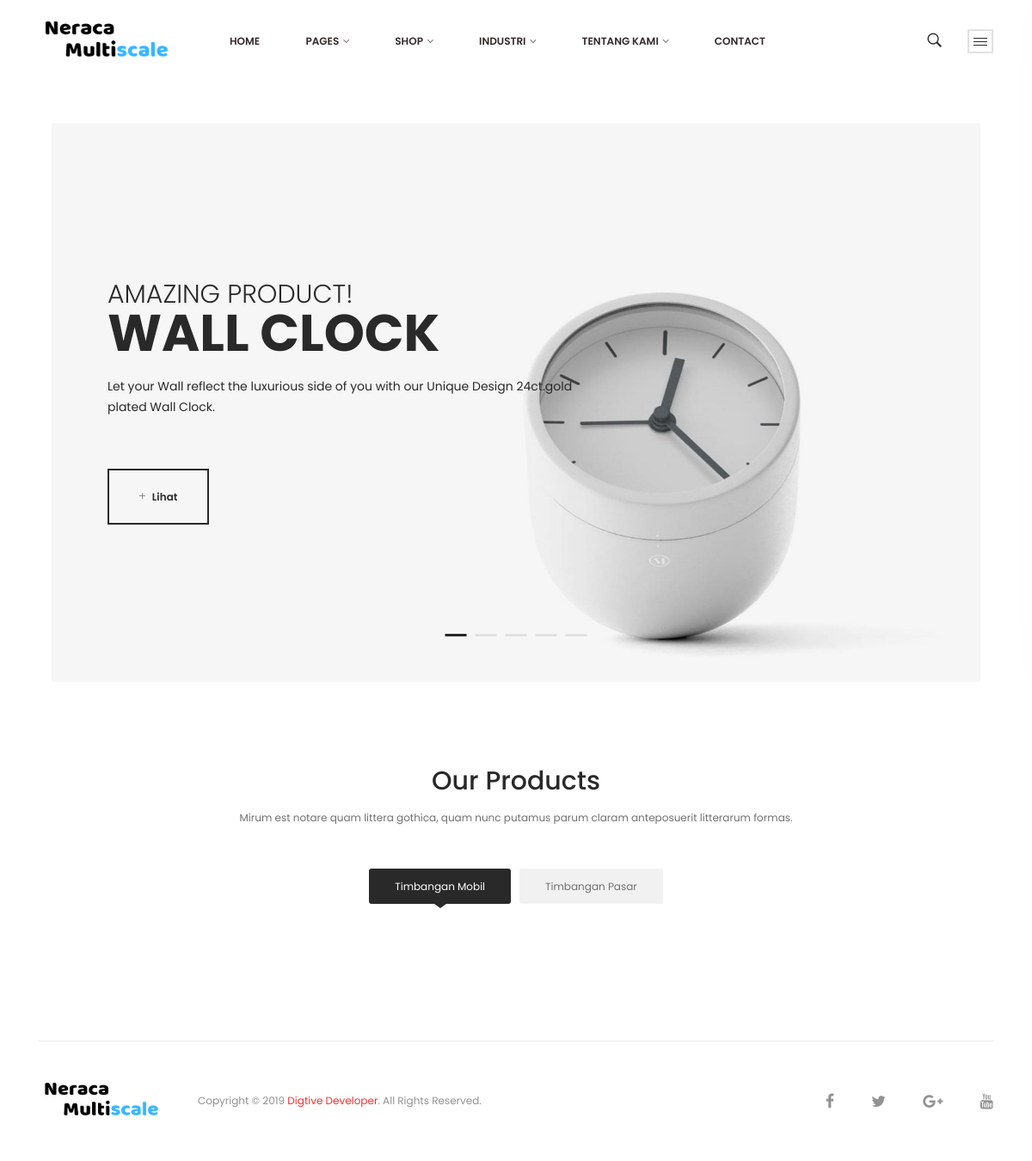
Before: / with the older database file.
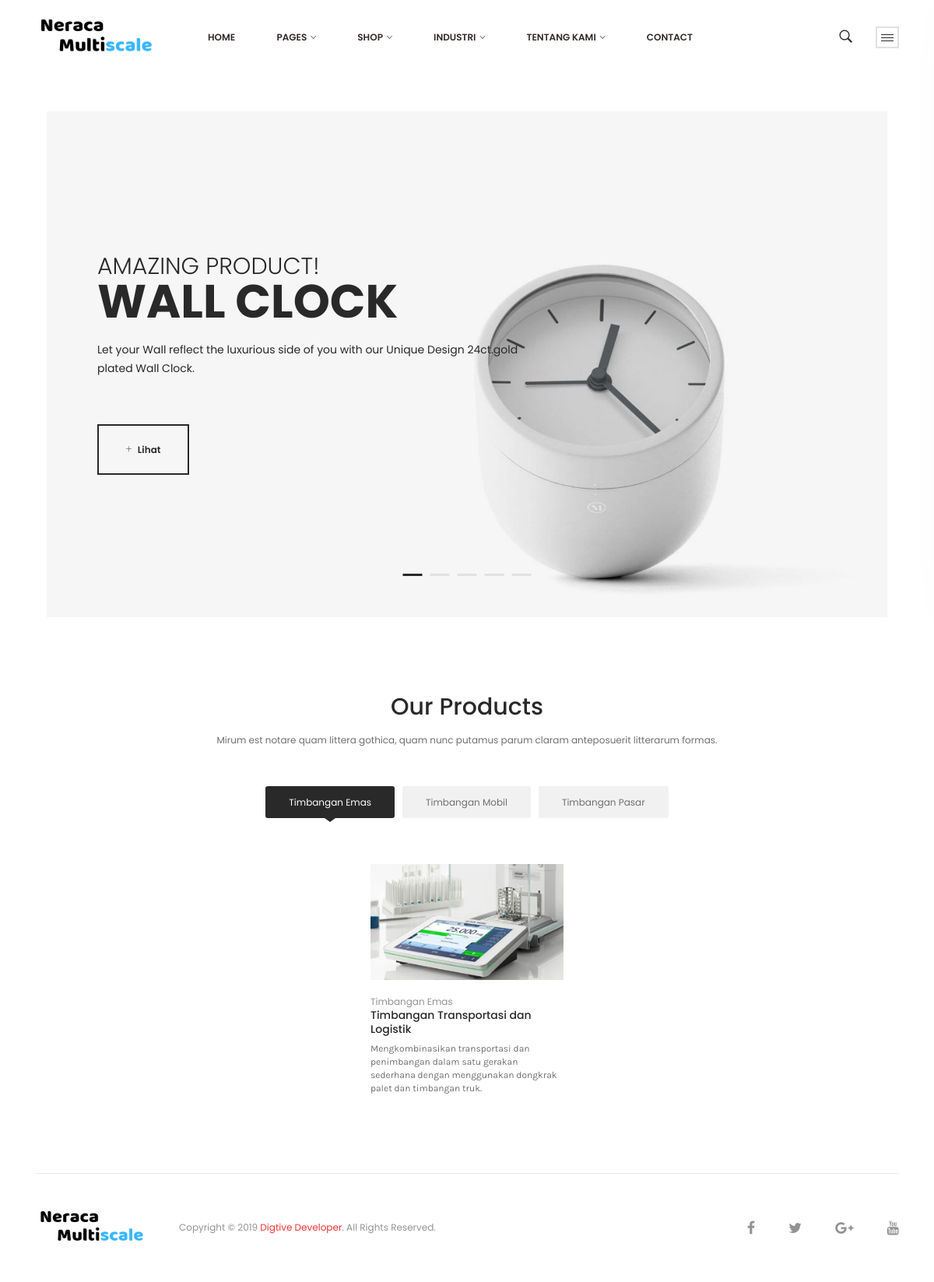
After: the same page with the newer database file.
### tables this page shows
CREATE TABLE `neraca_kategori` (
  `kategori_id` int(11) NOT NULL,
  `kategori_nama` varchar(50) NOT NULL,
  `kategori_date_created` datetime NOT NULL DEFAULT current_timestamp()
);

CREATE TABLE `neraca_produk` (
  `produk_id` int(11) NOT NULL,
  `produk_nama` varchar(50) NOT NULL,
  `produk_kategori` int(11) NOT NULL,
  `produk_deskripsi` text NOT NULL,
  `produk_harga` int(11) NOT NULL,
  `produk_foto` text NOT NULL,
  `produk_date_created` datetime NOT NULL DEFAULT current_timestamp()
);

### application/controllers/Welcome.php (called while the page is built, shortened)
<?php
	class Welcome extends CI_Controller
	{
	 public function __construct()
    {
        $this->load->model('ProdukModel');
        $this->load->model('KategoriModel');
    }
    public function index()
    {
        $data = array(
            'page_title' => 'Data Produk',
            'icon_title' => 'fa-balance-scale',
            'produk' => $this->ProdukModel->lihat_produk(),
            'kategori' => $this->KategoriModel->lihat_kategori(),
        );
        $this->load->view('frontend/templates/header', $data);
        $this->load->view('testt',$data);
        $this->load->view('frontend/templates/footer');
    }
}
?>

### index.php (called while the page is built, shortened)
<?php
require_once BASEPATH.'core/CodeIgniter.php';

### application/models/KategoriModel.php (called while the page is built, shortened)
<?php
class KategoriModel extends CI_Model{
	public function lihat_kategori(){
		$this->db->select('*');
		$this->db->from('neraca_kategori');
		$this->db->order_by('kategori_date_created','DESC');
		$query = $this->db->get();
		return $query->result_array();
	}
}

### application/models/ProdukModel.php (called while the page is built, shortened)
<?php
class ProdukModel extends CI_Model {
	public function lihat_produk(){
		$this->db->select('*');
		$this->db->from('neraca_produk');
		$this->db->join('neraca_kategori','neraca_kategori.kategori_id = neraca_produk.produk_kategori');
		$this->db->order_by('produk_date_created','DESC');
		$query = $this->db->get();
		return $query->result_array();
	}
	public function lihat_produk_by_kategori($kategori){
		$this->db->select('*');
		$this->db->from('neraca_produk');
		$this->db->join('neraca_kategori','neraca_kategori.kategori_id = neraca_produk.produk_kategori');
		$this->db->where('neraca_produk.produk_kategori',$kategori);
		$this->db->order_by('produk_date_created','DESC');
		$query = $this->db->get();
		return $query->result_array();
	}
}

### application/views/testt.php (the view, shortened to what this page needs)
<div class="hero-slider-area section-space">
    <div class="container wide">
        <div class="row">
            <div class="col-lg-12">
                <div class="hero-slider-wrapper">
                    <div class="ht-slick-slider" data-slick-setting='{
                    "slidesToShow": 1,
                    "slidesToScroll": 1,
                    "arrows": true,
                    "dots": true,
                    "autoplay": true,
                    "autoplaySpeed": 5000,
                    "speed": 1000,
                    "fade": true,
                    "infinite": true,
                    "prevArrow": {"buttonClass": "slick-prev", "iconClass": "ion-chevron-left" },
                    "nextArrow": {"buttonClass": "slick-next", "iconClass": "ion-chevron-right" }
                }' data-slick-responsive='[
                    {"breakpoint":1501, "settings": {"slidesToShow": 1} },
                    {"breakpoint":1199, "settings": {"slidesToShow": 1, "arrows": false} },
                    {"breakpoint":991, "settings": {"slidesToShow": 1, "arrows": false} },
                    {"breakpoint":767, "settings": {"slidesToShow": 1, "arrows": false} },
                    {"breakpoint":575, "settings": {"slidesToShow": 1, "arrows": false} },
                    {"breakpoint":479, "settings": {"slidesToShow": 1, "arrows": false} }
                ]'>
                        <?php for ($i = 0; $i <5 ; $i++) { ?>
                        <div class="single-slider-item">
                            <div class="hero-slider-item-wrapper" style="background-image: url('assets/frontend/img/hero-slider/<?= $i ?>.jpg');">
                                <div class="container">
                                    <div class="row">
                                        <div class="col-lg-12">
                                            <div class="hero-slider-content hero-slider-content--left-space">
                                                <p class="slider-title slider-title--big-light">AMAZING PRODUCT!</p>
                                                <p class="slider-title slider-title--big-bold">WALL CLOCK</p>
                                                <p class="slider-title slider-title--small">Let your Wall reflect the luxurious side of you with our Unique Design 24ct.gold plated Wall Clock.</p>
                                                <a class="hero-slider-button" href="shop-left-sidebar.html"> <i class="ion-ios-plus-empty"></i> Lihat</a>
                                            </div>
                                        </div>
                                    </div>
                                </div>
                            </div>
                        </div>
                        <?php } ?>
                    </div>
                </div>
            </div>
        </div>
    </div>
</div>
<div class="single-row-slider-tab-area section-space">
    <div class="container">
        <div class="row">
            <div class="col-lg-12">
                <div class="section-title-wrapper text-center section-space--half">
                    <h2 class="section-title">Our Products</h2>
                    <p class="section-subtitle">Mirum est notare quam littera gothica, quam nunc putamus parum claram anteposuerit litterarum formas.</p>
                </div>
            </div>
        </div>
        <div class="row">
            <div class="col-lg-12">
                <div class="tab-slider-wrapper">
                    <div class="tab-product-navigation">
                        <div class="nav nav-tabs justify-content-center" id="nav-tab2" role="tablist">
                            <?php
                            $no = 1;
                             foreach ($kategori as $key => $value): ?>
                            <a class="nav-item nav-link <?php if ($key==0): ?>
                            active
                        <?php endif ?>" id="product-tab-'<?= $no ?>'" data-toggle="tab" href="#<?= str_replace(' ','-',$value['kategori_nama']) ?>" role="tab" aria-selected="true"><?= $value['kategori_nama'] ?></a>
                            <?php
                            $no++;
                            endforeach ?>
                        </div>
                    </div>
                    <div class="tab-content">
                        <?php
                        $noo = 1;
                        foreach ($kategori as $index => $va): ?>
                        <div class="tab-pane fade show <?php if ($index==0): ?>
                            active
                        <?php endif ?>" id="<?= str_replace(' ','-',$va['kategori_nama']) ?>" role="tabpanel" aria-labelledby="product-tab-'<?= $noo ?>'">
                            <div class="single-row-slider-wrapper">
                                <div class="ht-slick-slider" data-slick-setting='{
                                "slidesToShow": 4,
                                "slidesToScroll": 1,
                                "arrows": true,
                                "autoplay": false,
                                "autoplaySpeed": 5000,
                                "speed": 1000,
                                "infinite": false,
                                "prevArrow": {"buttonClass": "slick-prev", "iconClass": "ion-chevron-left" },
                                "nextArrow": {"buttonClass": "slick-next", "iconClass": "ion-chevron-right" }
                            }' data-slick-responsive='[
                                {"breakpoint":1501, "settings": {"slidesToShow": 4} },
                                {"breakpoint":1199, "settings": {"slidesToShow": 4, "arrows": false} },
                                {"breakpoint":991, "settings": {"slidesToShow": 3, "arrows": false} },
                                {"breakpoint":767, "settings": {"slidesToShow": 2, "arrows": false} },
                                {"breakpoint":575, "settings": {"slidesToShow": 2, "arrows": false} },
                                {"breakpoint":479, "settings": {"slidesToShow": 1, "arrows": false} }
                            ]'>
                                <?php
                                    $list_produk = $this->ProdukModel->lihat_produk_by_kategori($va['kategori_id']);
                                 ?>
                                <?php foreach ($list_produk as $val): ?>
                                    <div class="col">
                                        <div class="single-grid-product">
                                            <div class="single-grid-product__image">
                                                <a href="<?= base_url() ?>produk/<?= $val['produk_id'] ?>">
                                                    <img src="<?= base_url() ?>assets/upload/images/<?= $val['produk_foto'] ?>" class="img-fluid" alt="">
                                                </a>
                                            </div>
                                            <div class="single-grid-product__content">
                                                <div class="single-grid-product__category-rating">
                                                    <span class="category"><a href="<?= base_url() ?>produk/<?= $val['produk_id'] ?>"><?= $val['kategori_nama'] ?></a></span>
                                                </div>
                                                 <a href="<?= base_url() ?>produk/<?= $val['produk_id'] ?>"><h5><?= $val['produk_nama'] ?></h5></a>
                                                 <p class="single-grid-product__price"><?= $val['produk_deskripsi'] ?></p>
                                            </div>
                                        </div>
                                    </div>
                                <?php endforeach ?>
                                </div>
                            </div>
                        </div>
                        <?php
                        $noo++;
                        endforeach ?>
                    </div>
                </div>
            </div>
        </div>
    </div>
</div>

### application/views/frontend/templates/header.php (shortened to what this page needs)
<!DOCTYPE html>
<html class="no-js" lang="zxx">
<head>
    <link href="<?= base_url() ?>assets/frontend/css/vendors.css" rel="stylesheet">
    <link href="<?= base_url() ?>assets/frontend/css/style.css" rel="stylesheet">
</head>
<body>
    <div class="header-area header-sticky">
        <div class="container">
            <div class="row">
                <div class="col-lg-12">
                    <div class="header-wrapper d-none d-lg-flex">
                        <div class="logo">
                            <a href="<?= base_url() ?>">
                                <img src="<?= base_url() ?>assets/frontend/img/logo.png" class="img-fluid" alt="" width="80%">
                            </a>
                        </div>
                        <div class="navigation-menu-wrapper">
                            <nav>
                                <ul>
                                     <li><a href="<?= base_url() ?>">HOME</a></li>
                                    <li class="menu-item-has-children"><a href="#">PAGES</a>
                                    </li>
                                    <li class="menu-item-has-children"><a href="#">SHOP</a>
                                    </li>
                                    <li class="menu-item-has-children"><a href="#">INDUSTRI</a>
                                    </li>
                                    <li class="menu-item-has-children"><a href="blog-left-sidebar.html">TENTANG KAMI</a>
                                    </li>
                                    <li><a href="<?= base_url() ?>contact">CONTACT</a></li>
                                </ul>
                            </nav>
                        </div>
                        <div class="header-icon-wrapper">
                            <ul class="icon-list">
                                <li>
                                    <a href="javascript:void(0)" id="search-overlay-trigger">
                                        <i class="ion-ios-search-strong"></i>
                                    </a>
                                </li>
                                <li>
                                    <div class="header-settings-icon">
                                        <a href="javascript:void(0)" class="header-settings-trigger" id="header-settings-trigger">
                                            <div class="setting-button">
                                                <span></span>
                                                <span></span>
                                                <span></span>
                                            </div>
                                        </a>
                                    </div>
                                </li>
                            </ul>
                        </div>
                    </div>
                </div>
            </div>
        </div>
    </div>
   <div class="page-content-area">
        <div class="container mt-5">

### application/views/frontend/templates/footer.php (shortened to what this page needs)
     </div>
    </div>
    <div class="footer-area">
        <div class="footer-copyright">
            <div class="container wide">
                <div class="row">
                    <div class="col-lg-12">
                        <div class="footer-copyright-wrapper footer-copyright-wrapper--default-footer">
                            <div class="container">
                                <div class="row align-items-center no-gutters">
                                    <div class="col-lg-2 col-md-2">
                                        <div class="footer-logo">
                                            <a href="#"><img src="<?= base_url() ?>assets/frontend/img/logo.png" class="img-fluid" alt="" width="80%"></a>
                                        </div>
                                    </div>
                                    <div class="col-lg-7 col-md-5">
                                        <div class="copyright-text">
                                            Copyright &copy; 2019 <a href="http://wikidevia.digtive.id/" target="_blank">Digtive Developer</a>. All Rights Reserved.
                                        </div>
                                    </div>
                                    <div class="col-lg-3 col-md-5">
                                        <div class="copyright-social-wrapper">
                                            <ul class="copyright-social">
                                                <li><a href="#"><i class="fa fa-facebook"></i></a></li>
                                                <li><a href="#"><i class="fa fa-twitter"></i></a></li>
                                                <li><a href="#"><i class="fa fa-google-plus"></i></a></li>
                                                <li><a href="#"><i class="fa fa-youtube"></i></a></li>
                                            </ul>
                                        </div>
                                    </div>
                                </div>
                            </div>
                        </div>
                    </div>
                </div>
            </div>
        </div>
    </div>
</body>
</html>

Changed rows visible on the page:
added neraca_kategori: kategori_nama "Timbangan Emas"
added neraca_produk: produk_foto (picture), neraca_kategori.kategori_nama "Timbangan Emas", produk_nama "Timbangan Transportasi dan Logistik", produk_deskripsi "Mengkombinasikan transportasi dan penimbangan dalam satu gerakan sederhana dengan menggunakan dongkrak palet dan timbangan truk."
